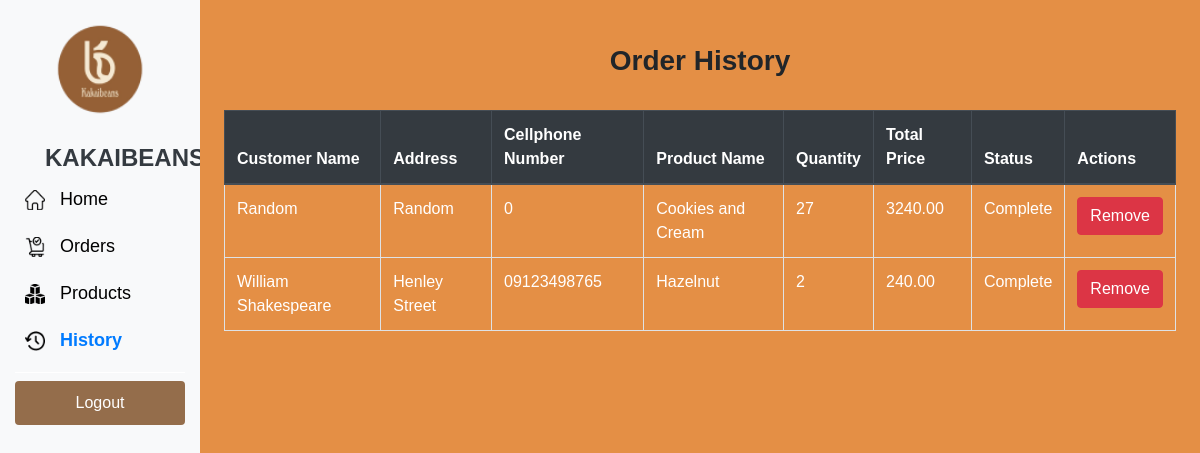
Screenshot of /history.php (signed in) with the database file from the repository.
### tables this page shows
CREATE TABLE `history` (
  `id` int(11) NOT NULL,
  `customer_name` varchar(255) NOT NULL,
  `address` varchar(255) NOT NULL,
  `cellphone_number` varchar(20) NOT NULL,
  `product_name` varchar(255) NOT NULL,
  `quantity` int(11) NOT NULL,
  `total_price` decimal(10,2) NOT NULL,
  `status` varchar(20) NOT NULL
);

### history.php (the view, shortened to what this page needs)
<?php
include("connect.php");
$select_query_history = "SELECT * FROM history";
$select_result_history = mysqli_query($conn, $select_query_history);
?>
<!DOCTYPE html>
<html lang="en">
<head>
    <link rel="stylesheet" href="https://maxcdn.bootstrapcdn.com/bootstrap/4.5.2/css/bootstrap.min.css">
    <link rel="stylesheet" href="css/homeStyle.css">
    <link rel="stylesheet" href="css/font.css">
</head>
<body style="background-color: #E48F45;">
<div class="container-fluid">
        <div class="row">
            <nav id="sidebar" class="col-md-3 col-lg-2 d-md-block bg-light sidebar collapse">
                <div class="sidebar-sticky">
                    <div class="company-logo-container">
                        <img src="assets/logo.png" alt="KAKAIBEANS Logo" class="company-logo">
                        <b class="company-name">KAKAIBEANS</b>
                    </div>
                    <ul class="nav flex-column">
                        <li class="nav-item">
                            <a class="nav-link" href="home.php">
                            <img src="assets/home.png" alt="Home Icon" width="20" height="20" style="margin-right: 10px;">
                                Home
                            </a>
                        </li>
                        <li class="nav-item">
                            <a class="nav-link" href="orders.php">
                            <img src="assets/order.png" alt="Orders Icon" width="20" height="20" style="margin-right: 10px;">
                                Orders
                            </a>
                        </li>
                        <li class="nav-item">
                            <a class="nav-link" href="product1.php">
                            <img src="assets/product.png" alt="Product Icon" width="20" height="20" style="margin-right: 10px;">
                                Products
                            </a>
                        </li>
                        <li class="nav-item">
                            <a class="nav-link active" href="history.php">
                            <img src="assets/history.png" alt="Product Icon" width="20" height="20" style="margin-right: 10px;">
                                History
                            </a>
                        </li>
                    </ul>
                    <hr class="dropdown-divider">
                    <ul class="nav flex-column mt-auto">
                    <form method="post">
                      <button type="submit" name="logout" style="background-color:#946d4b;">Logout</button>
                    </form>
                    </ul>
                </div>
            </nav>
        <main role="main" class="col-md-9 ml-sm-auto col-lg-10 px-4">
            <center>
                <br>
                <h3 class="black"><strong>Order History</strong> </h3>
                <br>
            </center>
            <table class="table table-bordered">
                <thead class="thead-dark">
                    <tr>
                        <th scope="col">Customer Name</th>
                        <th scope="col">Address</th>
                        <th scope="col">Cellphone Number</th>
                        <th scope="col">Product Name</th>
                        <th scope="col">Quantity</th>
                        <th scope="col">Total Price</th>
                        <th scope="col">Status</th>
                        <th scope="col">Actions</th>
                    </tr>
                </thead>
                <tbody>
                    <?php
                    while ($row = mysqli_fetch_assoc($select_result_history)) {
                        ?>
                        <tr>
                            <td class="single-line" style="color:white;"><?php echo $row['customer_name']; ?></td>
                            <td class="single-line" style="color:white;"><?php echo $row['address']; ?></td>
                            <td class="single-line" style="color:white;"><?php echo $row['cellphone_number']; ?></td>
                            <td class="single-line" style="color:white;"><?php echo getProductNames($row['product_name']); ?></td>
                            <td class="single-line" style="color:white;"><?php echo $row['quantity']; ?></td>
                            <td class="single-line" style="color:white;"><?php echo $row['total_price']; ?></td>
                            <td class="single-line" style="color:white;"><?php echo $row['status']; ?></td>
                            <td>
                                    <a class="btn btn-danger" href="?delete_id=<?php echo $row['id']; ?>" title="click for delete" onclick="return confirm('Are you sure to remove this from order history?')">
                                        <span class='glyphicon glyphicon-trash'></span> Remove
                                    </a>
                                </td>
                        </tr>
                        <?php
                    }
                    ?>
                </tbody>
            </table>
        </main>
    </div>
</div>
<?php
function getProductNames($productNames) {
    $productNamesArray = explode(",", $productNames);
    $productNamesResult = [];
    foreach ($productNamesArray as $productName) {
        $productNamesResult[] = $productName;
    }
    return implode(", ", $productNamesResult);
}
?>
</body>
</html>

### css/homeStyle.css (style rules this page uses)
body { font-family: 'Century Gothic'; margin: 0; padding: 0; background-color: #E48F45; display: flex; }
#sidebar { position: fixed; top: 0; left: 0; height: 100%; width: 240px; z-index: 1000; overflow-x: hidden; transition: width 0.3s ease; }
#sidebar { background-color: #343a40; color: #ffffff; }
#sidebar a { padding: 10px; text-decoration: none; font-size: 18px; color: #000000; transition: color 0.3s ease; }
#sidebar .nav-link.active { font-weight: bold; color: #007bff; }
#sidebar hr { border-top: 1px solid #ffffff; }
main { margin-left: 240px; padding: 20px; }
.company-logo { border-radius: 50%; width: 100px; height: 100px; display: block; margin: 20px auto; }
.company-name { text-align: center; color: #343a40; font-size: 24px; margin-bottom: 20px; margin-left: 30px; }
* { box-sizing: border-box; }
body { font-family: Arial, sans-serif; background-color: #f4f4f4; margin: 0; padding: 0; }
button { background-color: #4caf50; color: white; padding: 10px 15px; border: none; border-radius: 4px; cursor: pointer; width: 100%; }

### rows the page displays
history: customer_name "Random", address "Random", cellphone_number "0", product_name "Cookies and Cream", quantity "27", total_price "3240.00", status "Complete"
history: customer_name "William Shakespeare", address "Henley Street", cellphone_number "09123498765", product_name "Hazelnut", quantity "2", total_price "240.00", status "Complete"
